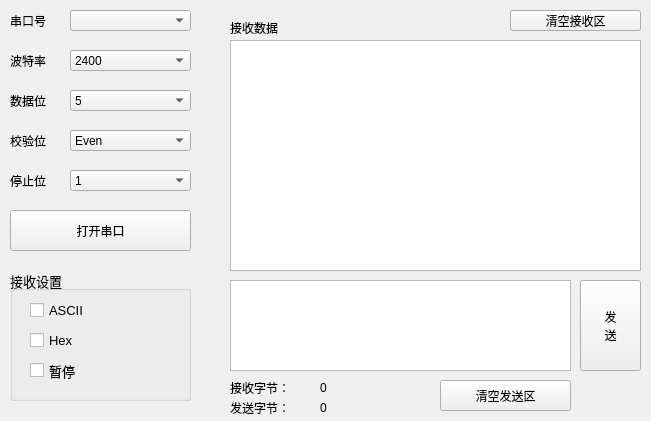
<?xml version="1.0" encoding="UTF-8"?>
<ui version="4.0">
 <class>Widget</class>
 <widget class="QWidget" name="Widget">
  <property name="geometry">
   <rect>
    <x>0</x>
    <y>0</y>
    <width>651</width>
    <height>421</height>
   </rect>
  </property>
  <property name="windowTitle">
   <string>Widget</string>
  </property>
  <widget class="QLabel" name="label">
   <property name="geometry">
    <rect>
     <x>10</x>
     <y>10</y>
     <width>51</width>
     <height>21</height>
    </rect>
   </property>
   <property name="text">
    <string>串口号</string>
   </property>
  </widget>
  <widget class="QComboBox" name="comboBox">
   <property name="geometry">
    <rect>
     <x>70</x>
     <y>10</y>
     <width>121</width>
     <height>21</height>
    </rect>
   </property>
  </widget>
  <widget class="QLabel" name="label_2">
   <property name="geometry">
    <rect>
     <x>10</x>
     <y>50</y>
     <width>51</width>
     <height>21</height>
    </rect>
   </property>
   <property name="text">
    <string>波特率</string>
   </property>
  </widget>
  <widget class="QComboBox" name="comboBox_2">
   <property name="geometry">
    <rect>
     <x>70</x>
     <y>50</y>
     <width>121</width>
     <height>21</height>
    </rect>
   </property>
   <item>
    <property name="text">
     <string>2400</string>
    </property>
   </item>
   <item>
    <property name="text">
     <string>4800</string>
    </property>
   </item>
   <item>
    <property name="text">
     <string>9600</string>
    </property>
   </item>
   <item>
    <property name="text">
     <string>19200</string>
    </property>
   </item>
   <item>
    <property name="text">
     <string>38400</string>
    </property>
   </item>
   <item>
    <property name="text">
     <string>115200</string>
    </property>
   </item>
   <item>
    <property name="text">
     <string>128000</string>
    </property>
   </item>
  </widget>
  <widget class="QLabel" name="label_3">
   <property name="geometry">
    <rect>
     <x>10</x>
     <y>90</y>
     <width>51</width>
     <height>21</height>
    </rect>
   </property>
   <property name="text">
    <string>数据位</string>
   </property>
  </widget>
  <widget class="QComboBox" name="comboBox_3">
   <property name="geometry">
    <rect>
     <x>70</x>
     <y>90</y>
     <width>121</width>
     <height>21</height>
    </rect>
   </property>
   <item>
    <property name="text">
     <string>5</string>
    </property>
   </item>
   <item>
    <property name="text">
     <string>6</string>
    </property>
   </item>
   <item>
    <property name="text">
     <string>7</string>
    </property>
   </item>
   <item>
    <property name="text">
     <string>8</string>
    </property>
   </item>
  </widget>
  <widget class="QLabel" name="label_4">
   <property name="geometry">
    <rect>
     <x>10</x>
     <y>130</y>
     <width>51</width>
     <height>21</height>
    </rect>
   </property>
   <property name="text">
    <string>校验位</string>
   </property>
  </widget>
  <widget class="QComboBox" name="comboBox_4">
   <property name="geometry">
    <rect>
     <x>70</x>
     <y>130</y>
     <width>121</width>
     <height>21</height>
    </rect>
   </property>
   <item>
    <property name="text">
     <string>Even</string>
    </property>
   </item>
   <item>
    <property name="text">
     <string>Odd</string>
    </property>
   </item>
   <item>
    <property name="text">
     <string>NoParity</string>
    </property>
   </item>
  </widget>
  <widget class="QLabel" name="label_5">
   <property name="geometry">
    <rect>
     <x>10</x>
     <y>170</y>
     <width>51</width>
     <height>21</height>
    </rect>
   </property>
   <property name="text">
    <string>停止位</string>
   </property>
  </widget>
  <widget class="QComboBox" name="comboBox_5">
   <property name="geometry">
    <rect>
     <x>70</x>
     <y>170</y>
     <width>121</width>
     <height>21</height>
    </rect>
   </property>
   <item>
    <property name="text">
     <string>1</string>
    </property>
   </item>
   <item>
    <property name="text">
     <string>1.5</string>
    </property>
   </item>
   <item>
    <property name="text">
     <string>2</string>
    </property>
   </item>
  </widget>
  <widget class="QPushButton" name="pushButton">
   <property name="geometry">
    <rect>
     <x>10</x>
     <y>210</y>
     <width>181</width>
     <height>41</height>
    </rect>
   </property>
   <property name="text">
    <string>打开串口</string>
   </property>
  </widget>
  <widget class="QGroupBox" name="groupBox">
   <property name="geometry">
    <rect>
     <x>10</x>
     <y>270</y>
     <width>181</width>
     <height>131</height>
    </rect>
   </property>
   <property name="font">
    <font>
     <pointsize>10</pointsize>
    </font>
   </property>
   <property name="title">
    <string>接收设置</string>
   </property>
   <widget class="QCheckBox" name="checkBox">
    <property name="geometry">
     <rect>
      <x>20</x>
      <y>30</y>
      <width>81</width>
      <height>21</height>
     </rect>
    </property>
    <property name="text">
     <string>ASCII</string>
    </property>
   </widget>
   <widget class="QCheckBox" name="checkBox_2">
    <property name="geometry">
     <rect>
      <x>20</x>
      <y>60</y>
      <width>81</width>
      <height>21</height>
     </rect>
    </property>
    <property name="text">
     <string>Hex</string>
    </property>
   </widget>
   <widget class="QCheckBox" name="checkBox_3">
    <property name="geometry">
     <rect>
      <x>20</x>
      <y>90</y>
      <width>81</width>
      <height>21</height>
     </rect>
    </property>
    <property name="text">
     <string>暂停</string>
    </property>
   </widget>
  </widget>
  <widget class="QLabel" name="label_6">
   <property name="geometry">
    <rect>
     <x>230</x>
     <y>20</y>
     <width>141</width>
     <height>16</height>
    </rect>
   </property>
   <property name="font">
    <font>
     <pointsize>9</pointsize>
    </font>
   </property>
   <property name="text">
    <string>接收数据</string>
   </property>
  </widget>
  <widget class="QTextEdit" name="textEdit">
   <property name="geometry">
    <rect>
     <x>230</x>
     <y>40</y>
     <width>411</width>
     <height>231</height>
    </rect>
   </property>
  </widget>
  <widget class="QTextEdit" name="textEdit_2">
   <property name="geometry">
    <rect>
     <x>230</x>
     <y>280</y>
     <width>341</width>
     <height>91</height>
    </rect>
   </property>
  </widget>
  <widget class="QLabel" name="label_7">
   <property name="geometry">
    <rect>
     <x>230</x>
     <y>380</y>
     <width>81</width>
     <height>16</height>
    </rect>
   </property>
   <property name="text">
    <string>接收字节：</string>
   </property>
  </widget>
  <widget class="QLabel" name="label_8">
   <property name="geometry">
    <rect>
     <x>230</x>
     <y>400</y>
     <width>81</width>
     <height>16</height>
    </rect>
   </property>
   <property name="text">
    <string>发送字节：</string>
   </property>
  </widget>
  <widget class="QLabel" name="label_9">
   <property name="geometry">
    <rect>
     <x>320</x>
     <y>380</y>
     <width>71</width>
     <height>16</height>
    </rect>
   </property>
   <property name="text">
    <string>0</string>
   </property>
  </widget>
  <widget class="QLabel" name="label_10">
   <property name="geometry">
    <rect>
     <x>320</x>
     <y>400</y>
     <width>71</width>
     <height>16</height>
    </rect>
   </property>
   <property name="text">
    <string>0</string>
   </property>
  </widget>
  <widget class="QPushButton" name="pushButton_2">
   <property name="geometry">
    <rect>
     <x>580</x>
     <y>280</y>
     <width>61</width>
     <height>91</height>
    </rect>
   </property>
   <property name="text">
    <string>发
送</string>
   </property>
  </widget>
  <widget class="QPushButton" name="pushButton_3">
   <property name="geometry">
    <rect>
     <x>510</x>
     <y>10</y>
     <width>131</width>
     <height>21</height>
    </rect>
   </property>
   <property name="text">
    <string>清空接收区</string>
   </property>
  </widget>
  <widget class="QPushButton" name="pushButton_4">
   <property name="geometry">
    <rect>
     <x>440</x>
     <y>380</y>
     <width>131</width>
     <height>31</height>
    </rect>
   </property>
   <property name="text">
    <string>清空发送区</string>
   </property>
  </widget>
 </widget>
 <layoutdefault spacing="6" margin="11"/>
 <resources/>
 <connections/>
</ui>
